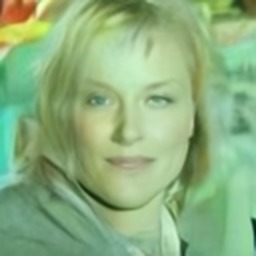
#> input picture ai-thesis/td_live/burst/face_00.jpg, 256 x 256 px; its folder holds 4 pictures in this run
$ python make_face_atlas.py
#> lines starting #> are read from the running program, lines starting #| are printed output that depends on the picture
"""把脸拼成一张图集 assets/atlas/faces_atlas.png（4x4，每格 256 像素）：
0~11 = 12 张爆开脸；12 = 留空（TD 里会把"此刻的实时脸"叠到这一格）；13 = Lucy/CelebA 标准脸；14 = FairFace 平均脸；15 = 留空（TD 里会把"此刻实时脸的 AI 注意力叠图"叠到这一格）。
棋盘和巨大拼脸的着色器只读这一张图，用编号找格子（不用一次接很多输入口）。运行：python make_face_atlas.py
"""
import os
from PIL import Image
HERE = os.path.dirname(os.path.abspath(__file__))
A = Image.new('RGB', (1024, 1024), (0, 0, 0))
#> A: PIL image 1024x1024 RGB; every value is 0
def put(k, im):
    A.paste(im.convert('RGB').resize((256, 256), Image.LANCZOS), ((k % 4) * 256, (k // 4) * 256))
for i in range(12):
    put(i, Image.open(os.path.join(HERE, '..', 'td_live', 'burst', 'face_%02d.jpg' % i)))
#> in put, `A.paste(im.convert('RGB').resize((256, 256), Image.LANCZOS), ((k % 4) ..`:
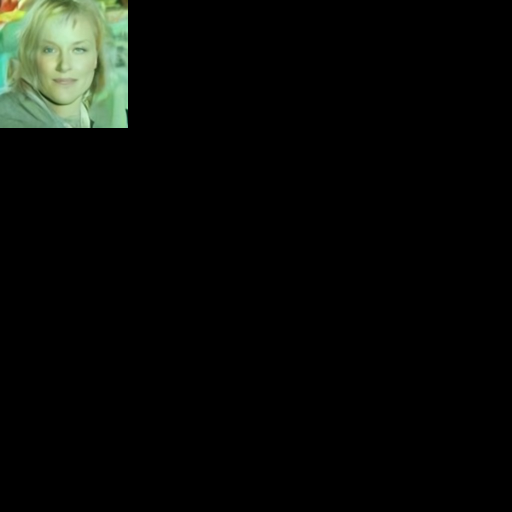
#> A: PIL image 1024x1024 RGB (shown at 1/2 size); mean R, G, B 8.8, 11, 7.9
#> in put, im is the input picture: PIL image 256x256 RGB; mean R, G, B 140.5, 176.6, 127.1
#> pass 2 of the loop `for i in range(12):`:
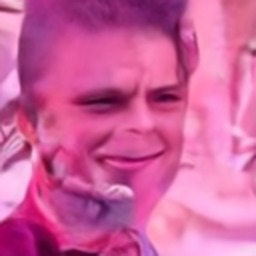
#> input picture ai-thesis/td_live/burst/face_01.jpg, 256 x 256 px
#> in put (call 2), `A.paste(im.convert('RGB').resize((256, 256), Image.LANCZOS), ((k % 4) ..`:
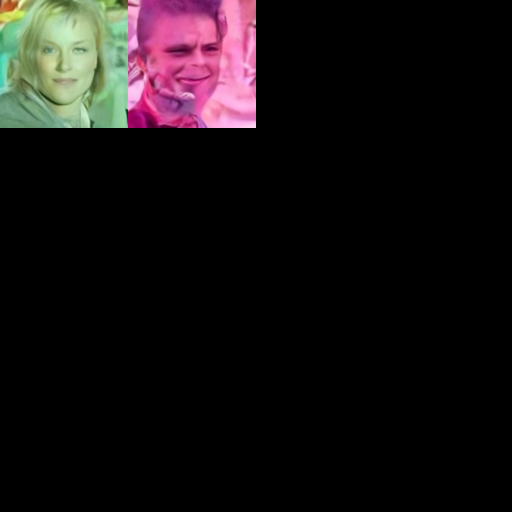
#> A: PIL image 1024x1024 RGB (shown at 1/2 size); mean R, G, B 21.8, 17, 17.8
#> in put, im is the input picture: PIL image 256x256 RGB; mean R, G, B 208, 95.6, 157
#> pass 3 of the loop `for i in range(12):`:
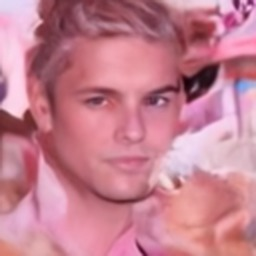
#> input picture ai-thesis/td_live/burst/face_02.jpg, 256 x 256 px
#> in put (call 3), `A.paste(im.convert('RGB').resize((256, 256), Image.LANCZOS), ((k % 4) ..`:
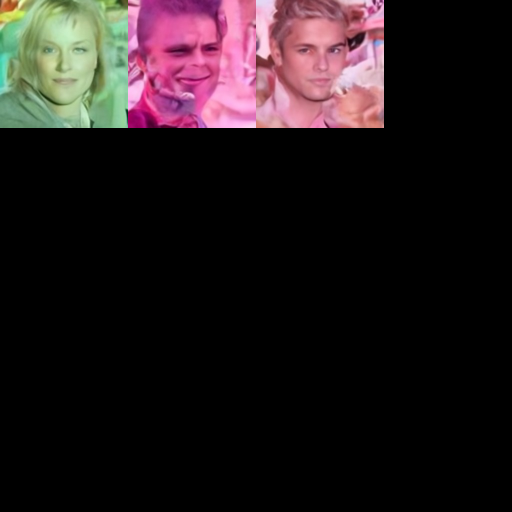
#> A: PIL image 1024x1024 RGB (shown at 1/2 size); mean R, G, B 34.2, 25, 26.8
#> in put, im is the input picture: PIL image 256x256 RGB; mean R, G, B 197.8, 127.5, 144.4
#> (the run stopped early here; a loop or call above may not have finished)
